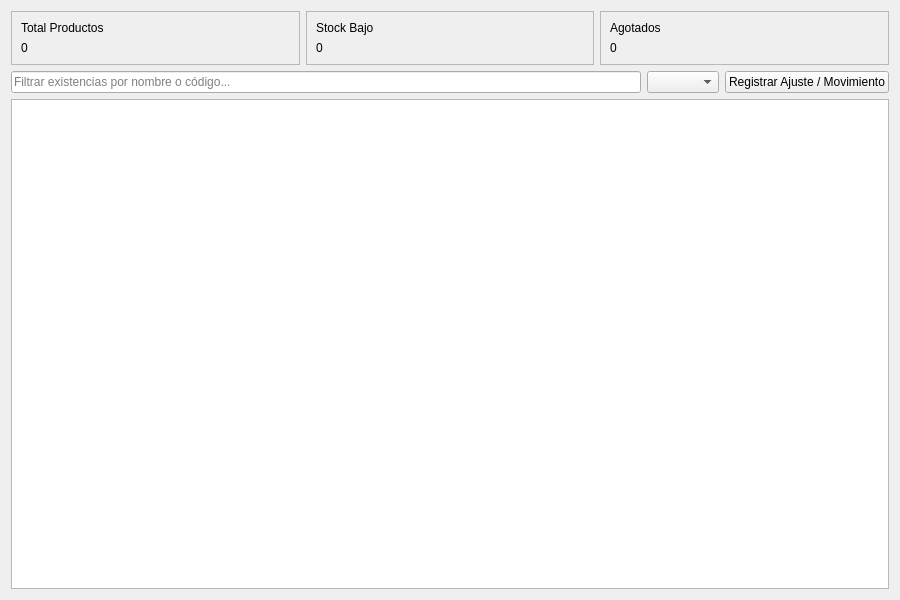
<?xml version="1.0" encoding="UTF-8"?>
<ui version="4.0">
 <class>InventarioWindow</class>
 <widget class="QWidget" name="InventarioWindow">
  <property name="geometry">
   <rect>
    <x>0</x>
    <y>0</y>
    <width>900</width>
    <height>600</height>
   </rect>
  </property>
  <layout class="QVBoxLayout" name="verticalLayoutInventario">
   <item>
    <layout class="QHBoxLayout" name="horizontalLayoutKpis">
     <item>
      <widget class="QFrame" name="frmKpiTotal">
       <property name="frameShape"><enum>QFrame::StyledPanel</enum></property>
       <layout class="QVBoxLayout" name="verticalLayoutKpi1">
        <item><widget class="QLabel" name="lblTituloKpi1"><property name="text"><string>Total Productos</string></property></widget></item>
        <item><widget class="QLabel" name="lblValorKpi1"><property name="text"><string>0</string></property></widget></item>
       </layout>
      </widget>
     </item>
     <item>
      <widget class="QFrame" name="frmKpiStockBajo">
       <property name="frameShape"><enum>QFrame::StyledPanel</enum></property>
       <layout class="QVBoxLayout" name="verticalLayoutKpi2">
        <item><widget class="QLabel" name="lblTituloKpi2"><property name="text"><string>Stock Bajo</string></property></widget></item>
        <item><widget class="QLabel" name="lblValorKpi2"><property name="text"><string>0</string></property></widget></item>
       </layout>
      </widget>
     </item>
     <item>
      <widget class="QFrame" name="frmKpiAgotados">
       <property name="frameShape"><enum>QFrame::StyledPanel</enum></property>
       <layout class="QVBoxLayout" name="verticalLayoutKpi3">
        <item><widget class="QLabel" name="lblTituloKpi3"><property name="text"><string>Agotados</string></property></widget></item>
        <item><widget class="QLabel" name="lblValorKpi3"><property name="text"><string>0</string></property></widget></item>
       </layout>
      </widget>
     </item>
    </layout>
   </item>
   <item>
    <layout class="QHBoxLayout" name="horizontalLayoutFiltrosInventario">
     <item>
      <widget class="QLineEdit" name="txtBuscarInventario">
       <property name="placeholderText">
        <string>Filtrar existencias por nombre o código...</string>
       </property>
      </widget>
     </item>
     <item>
      <widget class="QComboBox" name="cmbFiltroAlmacenCategoria"/>
     </item>
     <item>
      <widget class="QPushButton" name="btnGenerarAjuste">
       <property name="text"><string>Registrar Ajuste / Movimiento</string></property>
      </widget>
     </item>
    </layout>
   </item>
   <item>
    <widget class="QTableView" name="tblInventarioStock"/>
   </item>
  </layout>
 </widget>
 <resources/>
 <connections/>
</ui>
